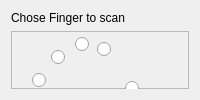
      <widget class="QWidget" name="fingerTab">
       <attribute name="title">
        <string>Finger</string>
       </attribute>
       <layout class="QVBoxLayout">
        <item>
         <layout class="QVBoxLayout">
          <item>
           <widget class="QLabel" name="fingerLabel">
            <property name="maximumSize">
             <size>
              <width>16777215</width>
              <height>20</height>
             </size>
            </property>
            <property name="text">
             <string>Chose Finger to scan</string>
            </property>
           </widget>
          </item>
          <item>
           <widget class="QFrame" name="frame">
            <property name="enabled">
             <bool>true</bool>
            </property>
            <property name="sizePolicy">
             <sizepolicy hsizetype="Expanding" vsizetype="Expanding">
              <horstretch>0</horstretch>
              <verstretch>0</verstretch>
             </sizepolicy>
            </property>
            <property name="frameShape">
             <enum>QFrame::StyledPanel</enum>
            </property>
            <property name="frameShadow">
             <enum>QFrame::Raised</enum>
            </property>
            <widget class="QLabel" name="leftHandPictureLabel">
             <property name="geometry">
              <rect>
               <x>20</x>
               <y>20</y>
               <width>131</width>
               <height>154</height>
              </rect>
             </property>
             <property name="text">
              <string/>
             </property>
             <property name="pixmap">
              <pixmap resource="GUI-res.qrc">:/new/prefix1/res/HandL.png</pixmap>
             </property>
            </widget>
            <widget class="QLabel" name="rightHandPictureLabel">
             <property name="enabled">
              <bool>true</bool>
             </property>
             <property name="geometry">
              <rect>
               <x>175</x>
               <y>20</y>
               <width>131</width>
               <height>153</height>
              </rect>
             </property>
             <property name="text">
              <string/>
             </property>
             <property name="pixmap">
              <pixmap resource="GUI-res.qrc">:/new/prefix1/res/HandR.png</pixmap>
             </property>
            </widget>
            <widget class="QRadioButton" name="lsButton">
             <property name="geometry">
              <rect>
               <x>21</x>
               <y>42</y>
               <width>14</width>
               <height>14</height>
              </rect>
             </property>
             <property name="styleSheet">
              <string notr="true">QRadioButton::indicator::unchecked
{image: url(:/new/prefix1/res/radiobutton_unchecked.png);}
QRadioButton::indicator::checked
{image: url(:/new/prefix1/res/radiobutton_checked.png);}
QRadioButton::indicator:unchecked:hover
{image: url(:/new/prefix1/res/radiobutton_unchecked_hover.png);}
QRadioButton::indicator:checked:hover
{image: url(:/new/prefix1/res/radiobutton_checked_hover.png);}
QRadioButton::indicator:unchecked:pressed
{image: url(:/new/prefix1/res/radiobutton_unchecked_pressed.png);}
QRadioButton::indicator:checked:pressed
{image: url(:/new/prefix1/res/radiobutton_checked_pressed.png);}
</string>
             </property>
             <property name="text">
              <string/>
             </property>
            </widget>
            <widget class="QRadioButton" name="lrButton">
             <property name="geometry">
              <rect>
               <x>40</x>
               <y>19</y>
               <width>14</width>
               <height>14</height>
              </rect>
             </property>
             <property name="styleSheet">
              <string notr="true">QRadioButton::indicator::unchecked
{image: url(:/new/prefix1/res/radiobutton_unchecked.png);}
QRadioButton::indicator::checked
{image: url(:/new/prefix1/res/radiobutton_checked.png);}
QRadioButton::indicator:unchecked:hover
{image: url(:/new/prefix1/res/radiobutton_unchecked_hover.png);}
QRadioButton::indicator:checked:hover
{image: url(:/new/prefix1/res/radiobutton_checked_hover.png);}
QRadioButton::indicator:unchecked:pressed
{image: url(:/new/prefix1/res/radiobutton_unchecked_pressed.png);}
QRadioButton::indicator:checked:pressed
{image: url(:/new/prefix1/res/radiobutton_checked_pressed.png);}
</string>
             </property>
             <property name="text">
              <string/>
             </property>
            </widget>
            <widget class="QRadioButton" name="lmButton">
             <property name="geometry">
              <rect>
               <x>64</x>
               <y>6</y>
               <width>14</width>
               <height>14</height>
              </rect>
             </property>
             <property name="styleSheet">
              <string notr="true">QRadioButton::indicator::unchecked
{image: url(:/new/prefix1/res/radiobutton_unchecked.png);}
QRadioButton::indicator::checked
{image: url(:/new/prefix1/res/radiobutton_checked.png);}
QRadioButton::indicator:unchecked:hover
{image: url(:/new/prefix1/res/radiobutton_unchecked_hover.png);}
QRadioButton::indicator:checked:hover
{image: url(:/new/prefix1/res/radiobutton_checked_hover.png);}
QRadioButton::indicator:unchecked:pressed
{image: url(:/new/prefix1/res/radiobutton_unchecked_pressed.png);}
QRadioButton::indicator:checked:pressed
{image: url(:/new/prefix1/res/radiobutton_checked_pressed.png);}
</string>
             </property>
             <property name="text">
              <string/>
             </property>
            </widget>
            <widget class="QRadioButton" name="lpButton">
             <property name="geometry">
              <rect>
               <x>86</x>
               <y>11</y>
               <width>14</width>
               <height>14</height>
              </rect>
             </property>
             <property name="styleSheet">
              <string notr="true">QRadioButton::indicator::unchecked
{image: url(:/new/prefix1/res/radiobutton_unchecked.png);}
QRadioButton::indicator::checked
{image: url(:/new/prefix1/res/radiobutton_checked.png);}
QRadioButton::indicator:unchecked:hover
{image: url(:/new/prefix1/res/radiobutton_unchecked_hover.png);}
QRadioButton::indicator:checked:hover
{image: url(:/new/prefix1/res/radiobutton_checked_hover.png);}
QRadioButton::indicator:unchecked:pressed
{image: url(:/new/prefix1/res/radiobutton_unchecked_pressed.png);}
QRadioButton::indicator:checked:pressed
{image: url(:/new/prefix1/res/radiobutton_checked_pressed.png);}
</string>
             </property>
             <property name="text">
              <string/>
             </property>
             <property name="checked">
              <bool>false</bool>
             </property>
            </widget>
            <widget class="QRadioButton" name="ltButton">
             <property name="geometry">
              <rect>
               <x>114</x>
               <y>50</y>
               <width>14</width>
               <height>14</height>
              </rect>
             </property>
             <property name="styleSheet">
              <string notr="true">QRadioButton::indicator::unchecked
{image: url(:/new/prefix1/res/radiobutton_unchecked.png);}
QRadioButton::indicator::checked
{image: url(:/new/prefix1/res/radiobutton_checked.png);}
QRadioButton::indicator:unchecked:hover
{image: url(:/new/prefix1/res/radiobutton_unchecked_hover.png);}
QRadioButton::indicator:checked:hover
{image: url(:/new/prefix1/res/radiobutton_checked_hover.png);}
QRadioButton::indicator:unchecked:pressed
{image: url(:/new/prefix1/res/radiobutton_unchecked_pressed.png);}
QRadioButton::indicator:checked:pressed
{image: url(:/new/prefix1/res/radiobutton_checked_pressed.png);}
</string>
             </property>
             <property name="text">
              <string/>
             </property>
            </widget>
            <widget class="QRadioButton" name="rtButton">
             <property name="geometry">
              <rect>
               <x>178</x>
               <y>50</y>
               <width>14</width>
               <height>14</height>
              </rect>
             </property>
             <property name="styleSheet">
              <string notr="true">QRadioButton::indicator::unchecked
{image: url(:/new/prefix1/res/radiobutton_unchecked.png);}
QRadioButton::indicator::checked
{image: url(:/new/prefix1/res/radiobutton_checked.png);}
QRadioButton::indicator:unchecked:hover
{image: url(:/new/prefix1/res/radiobutton_unchecked_hover.png);}
QRadioButton::indicator:checked:hover
{image: url(:/new/prefix1/res/radiobutton_checked_hover.png);}
QRadioButton::indicator:unchecked:pressed
{image: url(:/new/prefix1/res/radiobutton_unchecked_pressed.png);}
QRadioButton::indicator:checked:pressed
{image: url(:/new/prefix1/res/radiobutton_checked_pressed.png);}
</string>
             </property>
             <property name="text">
              <string/>
             </property>
             <property name="checked">
              <bool>false</bool>
             </property>
            </widget>
            <widget class="QRadioButton" name="rpButton">
             <property name="geometry">
              <rect>
               <x>207</x>
               <y>10</y>
               <width>14</width>
               <height>14</height>
              </rect>
             </property>
             <property name="styleSheet">
              <string notr="true">QRadioButton::indicator::unchecked
{image: url(:/new/prefix1/res/radiobutton_unchecked.png);}
QRadioButton::indicator::checked
{image: url(:/new/prefix1/res/radiobutton_checked.png);}
QRadioButton::indicator:unchecked:hover
{image: url(:/new/prefix1/res/radiobutton_unchecked_hover.png);}
QRadioButton::indicator:checked:hover
{image: url(:/new/prefix1/res/radiobutton_checked_hover.png);}
QRadioButton::indicator:unchecked:pressed
{image: url(:/new/prefix1/res/radiobutton_unchecked_pressed.png);}
QRadioButton::indicator:checked:pressed
{image: url(:/new/prefix1/res/radiobutton_checked_pressed.png);}
</string>
             </property>
             <property name="text">
              <string/>
             </property>
             <property name="checked">
              <bool>true</bool>
             </property>
            </widget>
            <widget class="QRadioButton" name="rmButton">
             <property name="geometry">
              <rect>
               <x>230</x>
               <y>6</y>
               <width>14</width>
               <height>14</height>
              </rect>
             </property>
             <property name="styleSheet">
              <string notr="true">QRadioButton::indicator::unchecked
{image: url(:/new/prefix1/res/radiobutton_unchecked.png);}
QRadioButton::indicator::checked
{image: url(:/new/prefix1/res/radiobutton_checked.png);}
QRadioButton::indicator:unchecked:hover
{image: url(:/new/prefix1/res/radiobutton_unchecked_hover.png);}
QRadioButton::indicator:checked:hover
{image: url(:/new/prefix1/res/radiobutton_checked_hover.png);}
QRadioButton::indicator:unchecked:pressed
{image: url(:/new/prefix1/res/radiobutton_unchecked_pressed.png);}
QRadioButton::indicator:checked:pressed
{image: url(:/new/prefix1/res/radiobutton_checked_pressed.png);}
</string>
             </property>
             <property name="text">
              <string/>
             </property>
             <property name="checked">
              <bool>false</bool>
             </property>
            </widget>
            <widget class="QRadioButton" name="rrButton">
             <property name="geometry">
              <rect>
               <x>252</x>
               <y>19</y>
               <width>14</width>
               <height>14</height>
              </rect>
             </property>
             <property name="styleSheet">
              <string notr="true">QRadioButton::indicator::unchecked
{image: url(:/new/prefix1/res/radiobutton_unchecked.png);}
QRadioButton::indicator::checked
{image: url(:/new/prefix1/res/radiobutton_checked.png);}
QRadioButton::indicator:unchecked:hover
{image: url(:/new/prefix1/res/radiobutton_unchecked_hover.png);}
QRadioButton::indicator:checked:hover
{image: url(:/new/prefix1/res/radiobutton_checked_hover.png);}
QRadioButton::indicator:unchecked:pressed
{image: url(:/new/prefix1/res/radiobutton_unchecked_pressed.png);}
QRadioButton::indicator:checked:pressed
{image: url(:/new/prefix1/res/radiobutton_checked_pressed.png);}
</string>
             </property>
             <property name="text">
              <string/>
             </property>
             <property name="checked">
              <bool>false</bool>
             </property>
            </widget>
            <widget class="QRadioButton" name="rsButton">
             <property name="geometry">
              <rect>
               <x>272</x>
               <y>42</y>
               <width>14</width>
               <height>14</height>
              </rect>
             </property>
             <property name="styleSheet">
              <string notr="true">QRadioButton::indicator::unchecked
{image: url(:/new/prefix1/res/radiobutton_unchecked.png);}
QRadioButton::indicator::checked
{image: url(:/new/prefix1/res/radiobutton_checked.png);}
QRadioButton::indicator:unchecked:hover
{image: url(:/new/prefix1/res/radiobutton_unchecked_hover.png);}
QRadioButton::indicator:checked:hover
{image: url(:/new/prefix1/res/radiobutton_checked_hover.png);}
QRadioButton::indicator:unchecked:pressed
{image: url(:/new/prefix1/res/radiobutton_unchecked_pressed.png);}
QRadioButton::indicator:checked:pressed
{image: url(:/new/prefix1/res/radiobutton_checked_pressed.png);}
</string>
             </property>
             <property name="text">
              <string/>
             </property>
             <property name="checked">
              <bool>false</bool>
             </property>
            </widget>
            <widget class="QLabel" name="leftHandLabel">
             <property name="geometry">
              <rect>
               <x>38</x>
               <y>174</y>
               <width>80</width>
               <height>18</height>
              </rect>
             </property>
             <property name="text">
              <string>Left Hand</string>
             </property>
             <property name="alignment">
              <set>Qt::AlignCenter</set>
             </property>
            </widget>
            <widget class="QLabel" name="rightHandLabel">
             <property name="geometry">
              <rect>
               <x>190</x>
               <y>174</y>
               <width>80</width>
               <height>18</height>
              </rect>
             </property>
             <property name="text">
              <string>Right Hand</string>
             </property>
             <property name="alignment">
              <set>Qt::AlignCenter</set>
             </property>
            </widget>
            <widget class="QLabel" name="currentFingerLabel">
             <property name="geometry">
              <rect>
               <x>303</x>
               <y>69</y>
               <width>141</width>
               <height>41</height>
              </rect>
             </property>
             <property name="font">
              <font>
               <pointsize>12</pointsize>
               <weight>75</weight>
               <bold>true</bold>
              </font>
             </property>
             <property name="frameShape">
              <enum>QFrame::Panel</enum>
             </property>
             <property name="frameShadow">
              <enum>QFrame::Raised</enum>
             </property>
             <property name="text">
              <string>Right Index</string>
             </property>
             <property name="alignment">
              <set>Qt::AlignCenter</set>
             </property>
            </widget>
           </widget>
          </item>
         </layout>
        </item>
       </layout>
      </widget>
